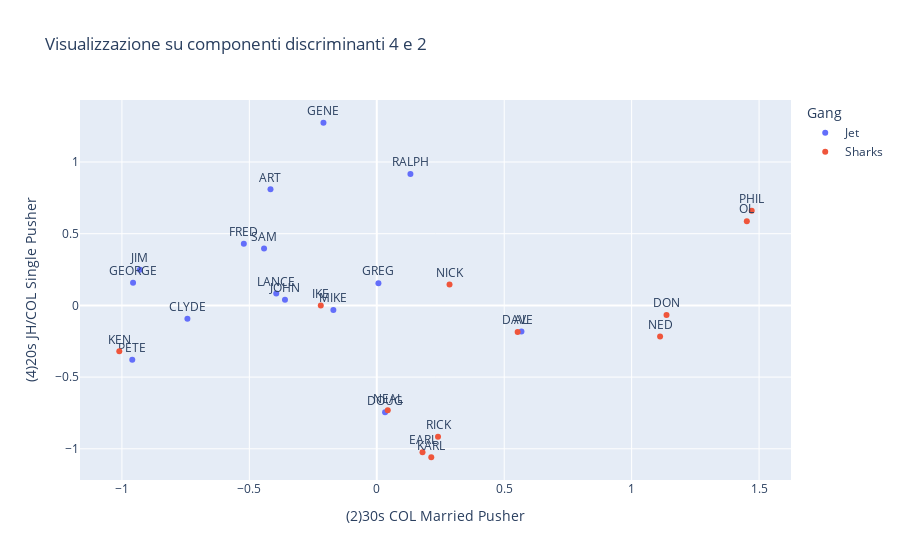

Here is the notebook cell this chart was saved with:
### Code cell
title="Visualizzazione su componenti discriminanti 4 e 2"
fig = px.scatter(df_pca_noise.reset_index(),x=cod_componenti[1],y=cod_componenti[3],text="Name",color="Gang",title=title)
fig.update_traces(textposition='top center')
fig.write_html(title+'.html')
fig.show()

### Figure 1 — Plotly figure (JSON) as saved in the notebook; plotly's stock layout.template omitted (floating-point values rounded to 4 significant figures)
{"data": [{"hovertemplate": "Gang=Jet<br>(2)30s COL Married Pusher=%{x}<br>(4)20s JH/COL Single Pusher=%{y}<br>Name=%{text}<extra></extra>", "legendgroup": "Jet", "marker": {"color": "#636efa", "symbol": "circle"}, "mode": "markers+text", "name": "Jet", "orientation": "v", "showlegend": true, "text": ["ART", "AL", "SAM", "CLYDE", "MIKE", "JIM", "GREG", "JOHN", "DOUG", "LANCE", "GEORGE", "PETE", "FRED", "GENE", "RALPH"], "textposition": "top center", "type": "scatter", "x": [-0.417, 0.5676, -0.4423, -0.743, -0.1703, -0.9293, 0.006389, -0.3602, 0.03257, -0.3945, -0.9563, -0.9594, -0.5217, -0.2092, 0.132], "xaxis": "x", "y": [0.8091, -0.1812, 0.3966, -0.09333, -0.03184, 0.2487, 0.1547, 0.03941, -0.7455, 0.08332, 0.1577, -0.3793, 0.4303, 1.274, 0.9159], "yaxis": "y"}, {"hovertemplate": "Gang=Sharks<br>(2)30s COL Married Pusher=%{x}<br>(4)20s JH/COL Single Pusher=%{y}<br>Name=%{text}<extra></extra>", "legendgroup": "Sharks", "marker": {"color": "#EF553B", "symbol": "circle"}, "mode": "markers+text", "name": "Sharks", "orientation": "v", "showlegend": true, "text": ["PHIL", "IKE", "NICK", "DON", "NED", "KARL", "KEN", "EARL", "RICK", "OL", "NEAL", "DAVE"], "textposition": "top center", "type": "scatter", "x": [1.471, -0.2197, 0.2854, 1.137, 1.112, 0.2138, -1.01, 0.1794, 0.2403, 1.452, 0.04309, 0.5527], "xaxis": "x", "y": [0.6593, -0.0006146, 0.1456, -0.06696, -0.2164, -1.059, -0.3203, -1.023, -0.9153, 0.587, -0.7316, -0.1847], "yaxis": "y"}], "layout": {"legend": {"title": {"text": "Gang"}, "tracegroupgap": 0}, "title": {"text": "Visualizzazione su componenti discriminanti 4 e 2"}, "xaxis": {"anchor": "y", "domain": [0, 1], "title": {"text": "(2)30s COL Married Pusher"}}, "yaxis": {"anchor": "x", "domain": [0, 1], "title": {"text": "(4)20s JH/COL Single Pusher"}}}}
